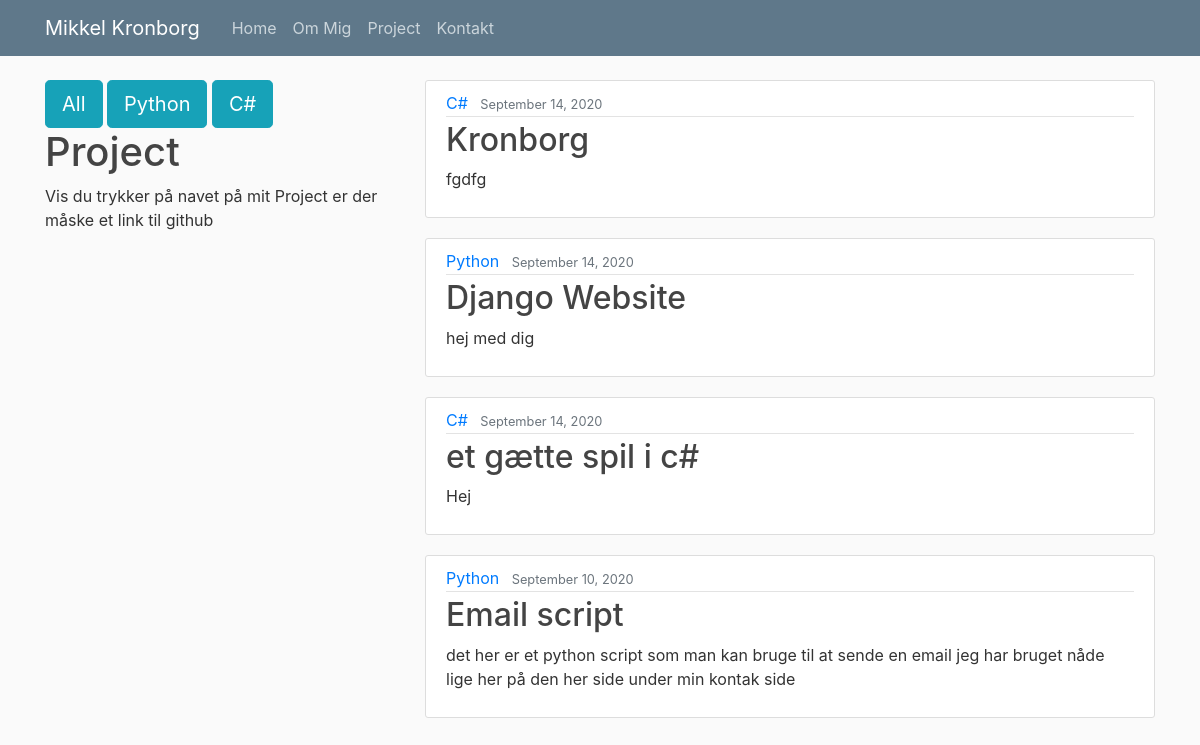
Page /project/ on the earlier database version.
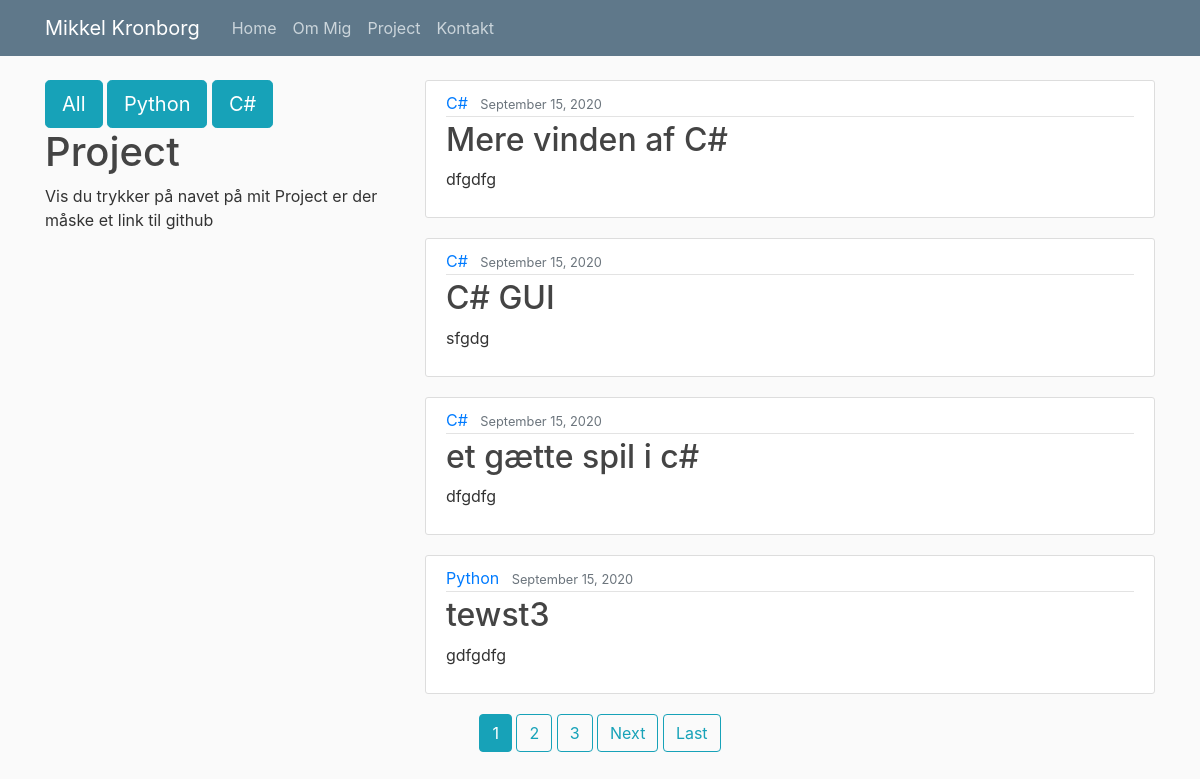
Same page on the later database version.
### web/models.py (models this page shows, shortened)
class Post(models.Model):
    title = models.CharField(max_length=100)
    language = models.CharField(max_length=50)
    link = models.CharField(max_length=300)
    content = models.TextField()
    date_posted = models.DateTimeField(default=timezone.now)
    author = models.ForeignKey(User, on_delete=models.CASCADE)

### web/views.py (the view)
# urls.py: path('project/', PostListView.as_view(), name='web-project'),
class PostListView(ListView):
    model = Post
    template_name = 'web/project.html'  # <app>/<model>_<viewtype>.html
    context_object_name = 'posts'
    ordering = ['-date_posted']
    paginate_by = 4

### web/templates/web/project.html (shortened to what this page needs)
{% extends "web/base.html" %}
{% load static %}
{% block content %}
<div class="row">
  <div class="col-4">
    <div class="form-actions">
        <a href='{% url 'web-project' %}'><button class="btn btn-info btn-lg">All</button></a>
        <a href='{% url 'web-python' %}'><button class="btn btn-info btn-lg">Python</button></a>
        <a href='{% url 'web-c#' %}'><button class="btn btn-info btn-lg">C#</button></a>
    </div>
      <h1>Project</h1>
      <p>
          Vis du trykker på
          navet på mit Project er der måske et link til github
      </p>
  </div>
  <div class="col-8">
      {% for post in posts %}
            <article class="media content-section">
              <div class="media-body">
                <div class="article-metadata">
                  <a class="mr-2" href="#">{{ post.language }}</a>
                  <small class="text-muted">{{ post.date_posted|date:"F d, Y" }}</small>
                </div>
                <h2><a class="article-title" href="{{ post.link }}" target="_blank">{{ post.title }}</a></h2>
                <p class="article-content">{{ post.content }}</p>
              </div>
            </article>
        {% endfor %}
  </div>
</div>
        <div class="text-center">
    {% if is_paginated %}
      {% for num in page_obj.paginator.page_range %}
        {% if page_obj.number == num %}
          <a class="btn btn-info mb-4" href="?page={{ num }}">{{ num }}</a>
        {% elif num > page_obj.number|add:'-3' and num < page_obj.number|add:'3' %}
          <a class="btn btn-outline-info mb-4" href="?page={{ num }}">{{ num }}</a>
        {% endif %}
      {% endfor %}
      {% if page_obj.has_next %}
        <a class="btn btn-outline-info mb-4" href="?page={{ page_obj.next_page_number }}">Next</a>
        <a class="btn btn-outline-info mb-4" href="?page={{ page_obj.paginator.num_pages }}">Last</a>
      {% endif %}
    {% endif %}
    </div>
{% endblock content %}

Differences in the rows shown:
no longer on this page (row unchanged): Post: language "C#", date_posted "September 14, 2020", title "Kronborg", content "fgdfg"
no longer on this page (row unchanged): Post: language "Python", date_posted "September 14, 2020", title "Django Website", content "hej med dig"
no longer on this page (row unchanged): Post: language "C#", date_posted "September 14, 2020", title "et gætte spil i c#", content "Hej"
no longer on this page (row unchanged): Post: language "Python", date_posted "September 10, 2020", title "Email script", content "det her er et python script som man kan bruge til at sende en email jeg har bruget nåde lige her på den her side under min kontak side"
added Post: language "C#", date_posted "September 15, 2020", title "Mere vinden af C#", content "dfgdfg"
added Post: language "C#", date_posted "September 15, 2020", title "C# GUI", content "sfgdg"
added Post: language "C#", date_posted "September 15, 2020", title "et gætte spil i c#", content "dfgdfg"
added Post: language "Python", date_posted "September 15, 2020", title "tewst3", content "gdfgdfg"
Other differences:
new list line: "1"
new list line: "2"
new list line: "3"
text now shown: "Next Last"
